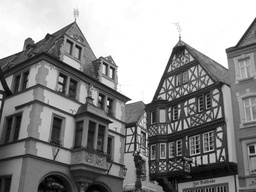
#> input picture Lab 1/houses.jpg, 256 x 192 px, shrunk from 1024 x 768 before the run
$ jupyter execute --allow-errors Main_Roux_20013052.ipynb
#> lines starting #> are read from the running program, lines starting #| are printed output that depends on the picture; after the words box and inside, x2 and y2 are one past the last pixel; in counts of white or black regions, pixels touching at a corner belong together
[cell 1]
# Notebook Code preparation

# Importing required libraries
from matplotlib import pyplot as plt
import numpy as np
import sklearn
import cv2

# import the images
houses = cv2.cvtColor(cv2.imread("houses.jpg"),cv2.COLOR_BGR2GRAY)
#> houses: shape (192, 256); min 0, max 255, mean 141.3
sudoku = cv2.cvtColor(cv2.imread("sudoku.jpg"),cv2.COLOR_BGR2GRAY)
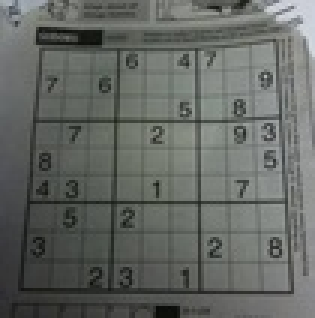
#> input picture Lab 1/sudoku.jpg, 105 x 106 px, shrunk from 419 x 423 before the run (shown 3 times larger)
#> sudoku: shape (106, 105); min 9, max 217, mean 101.9

# sometimes to avoid writing the same code twice I will be using an array of the images
img_arr = [houses, sudoku]
title_arr = ["houses", "sudoku"]

# check their shapes to ensure they are in black and white
print(houses.shape)
#| (192, 256)
print(sudoku.shape)
#| (106, 105)

# Display the images to get an idea of their original look
f, axarr = plt.subplots(1,2)

# Display the houses
axarr[0].imshow(houses, cmap = 'gray')
axarr[0].set_title("houses")

# Display the sudoku
axarr[1].imshow(sudoku, cmap = 'gray')
axarr[1].set_title("sudoku")
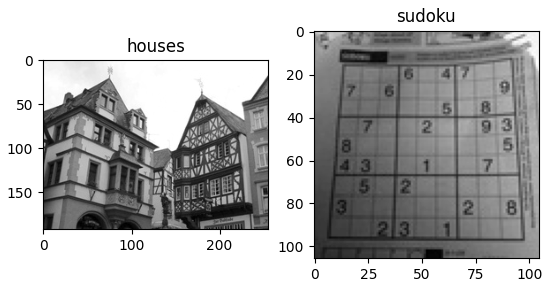
#> figure drawn by matplotlib, 2 panels

# 1.1 Global Binary Threshold

[cell 2]
# Create empty images based on the shapes of images in img_arr
global_bin_threshold_imgs = [np.zeros(img.shape, np.uint8) for img in img_arr]
#> global_bin_threshold_imgs = 2 items

# this loop iterates through images
for img_index in range(0,len(img_arr)):
    # this loops iterates through an image's rows
    for row_index in range(0, img_arr[img_index].shape[0]):
        # this loop iterates through the row's pixels
        for pixel in range(0, img_arr[img_index].shape[1]):
            if img_arr[img_index][row_index][pixel] > 127:
                global_bin_threshold_imgs[img_index][row_index][pixel] = 255
            else:
                global_bin_threshold_imgs[img_index][row_index][pixel] = 0
#> this loop made 2 passes

# plot results
_, axarr = plt.subplots(1,2)
for img, plot, title in zip(global_bin_threshold_imgs, axarr, title_arr):
    plot.imshow(img, cmap = 'gray')
    plot.set_title(title)
#> this loop made 2 passes
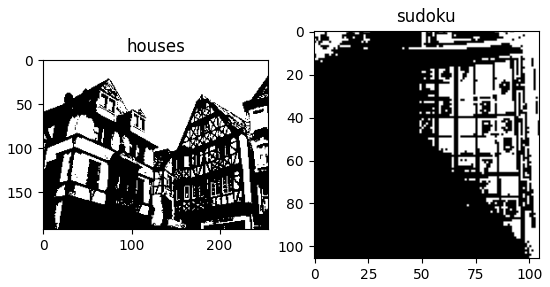
#> figure drawn by matplotlib, 2 panels

# 1.2 Global Binary Threshold, Trackbar Input
 I noticed that the trackbar is very laggy, please be patient when playing with it. Press any key to close and continue the execution of the notebook

[cell 3]
default_threshold = 127

# houses trackbar
houses_trackbar_thresh = np.zeros(houses.shape, np.uint8)
houses_window_name = "houses_window"
cv2.namedWindow(houses_window_name)

def on_trackbar_houses(val):
    # this loops iterates through an image's rows
#> called with val = 127
    for row_index in range(0, houses.shape[0]):
        # this loop iterates through the row's pixels
        for pixel in range(0, houses.shape[1]):
            if houses[row_index][pixel] > val:
                houses_trackbar_thresh[row_index][pixel] = 255
            else:
                houses_trackbar_thresh[row_index][pixel] = 0
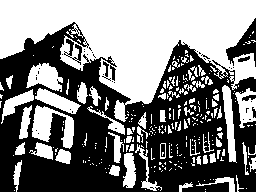
#> houses_trackbar_thresh: shape (192, 256); 49.9% white; 269 white regions (205 under 20 px), largest, box (x1, y1, x2, y2) and area: (0, 0, 256, 122) 15997, (32, 105, 74, 149) 912, (26, 63, 63, 92) 658
    # update the image
    cv2.imshow(houses_window_name, houses_trackbar_thresh)


cv2.createTrackbar("Threshhold", houses_window_name,default_threshold , 255,on_trackbar_houses)
on_trackbar_houses(default_threshold)

# sudoku trackbar
sudoku_trackbar_thresh = np.zeros(sudoku.shape, np.uint8)
sudoku_window_name = "sudoku_window"
cv2.namedWindow(sudoku_window_name)

def on_trackbar_sudoku(val):
    # this loops iterates through an image's rows
#> called with val = 127
    for row_index in range(0, sudoku.shape[0]):
        # this loop iterates through the row's pixels
        for pixel in range(0, sudoku.shape[1]):
            if sudoku[row_index][pixel] > val:
                sudoku_trackbar_thresh[row_index][pixel] = 255
            else:
                sudoku_trackbar_thresh[row_index][pixel] = 0
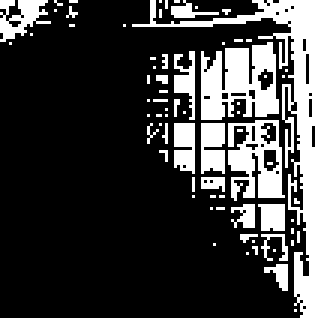
#> sudoku_trackbar_thresh: shape (106, 105) (shown 3 times larger); 22.3% white; 73 white regions (60 under 20 px), largest, box (x1, y1, x2, y2) and area: (44, 0, 105, 106) 865, (67, 14, 93, 40) 464, (76, 40, 95, 67) 305
    # update the image
    cv2.imshow(sudoku_window_name, sudoku_trackbar_thresh)


cv2.createTrackbar("Threshhold", sudoku_window_name,default_threshold , 255,on_trackbar_sudoku)
on_trackbar_sudoku(default_threshold)


cv2.waitKey(0)
cv2.destroyAllWindows()

# 2. Adaptive Threshold

# 2.1 Tiles

[cell 4]
# Tile sizes, feel free to add more when testing
tile_sizes = [25, 50, 100]

# Red color in RGB
color = (255, 0, 0)

# Line thickness of 2 px
thickness = 2

for tile_size in tile_sizes:
    # Create empty images based on the shapes of images in img_arr
    img_arr_tiles = [cv2.cvtColor(img,cv2.COLOR_GRAY2RGB) for img in img_arr]

    # this loop iterates through images
    for img_index in range(0,len(img_arr)):
        column_start_value = 0
        while column_start_value < img_arr_tiles[img_index].shape[1]:

            # compute the vertical end value
            column_end_value = column_start_value + tile_size

            # reset/initiate the horizontal start value
            row_start_value = 0

            while row_start_value < img_arr_tiles[img_index].shape[0]:

                # compute the horizontal end value
                row_end_value = row_start_value + tile_size

                # draw the rectangle
                cv2.rectangle(img_arr_tiles[img_index], (column_start_value, row_start_value), (column_end_value, row_end_value), color, thickness)

                # update horizontal starting values
                row_start_value = row_end_value

            # update vertical starting values
            column_start_value = column_end_value


    # Plot results
    f, axarr = plt.subplots(1,2, constrained_layout=True)
    f.suptitle("Tile size: " + str(tile_size))
    for img, plot, title in zip(img_arr_tiles, axarr, title_arr):
        plot.imshow(img)
        plot.set_title(title)
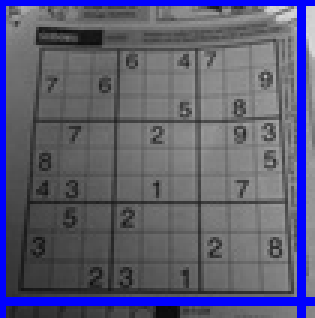
#> img: shape (106, 105, 3) (shown 3 times larger); mean B, G, R 115.4, 91.8, 91.8
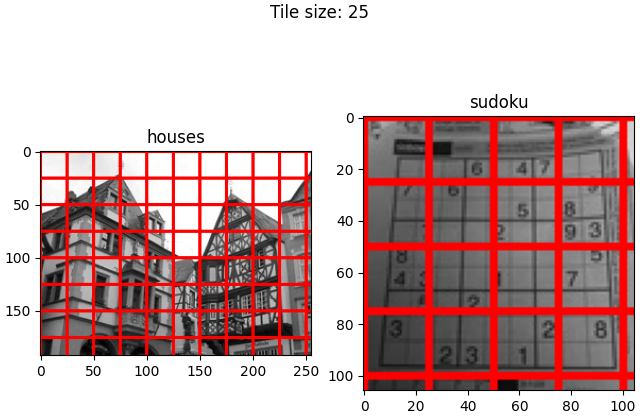
#> figure drawn by matplotlib, 2 panels; B, G, R data is drawn as R, G, B
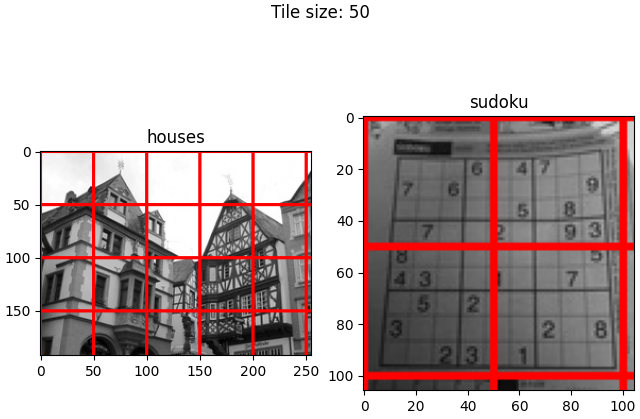
#> figure drawn by matplotlib, 2 panels; B, G, R data is drawn as R, G, B
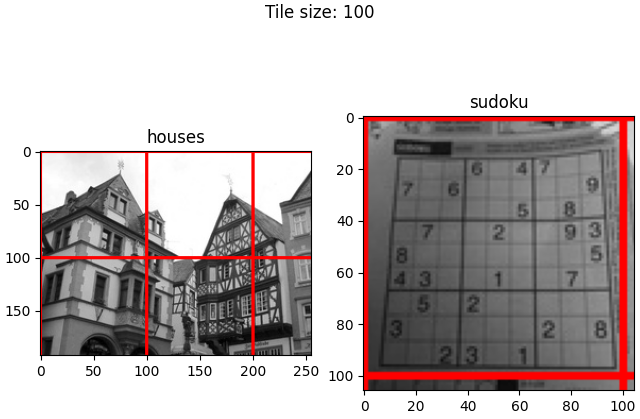
#> figure drawn by matplotlib, 2 panels; B, G, R data is drawn as R, G, B

## 2.2 Otsu Threshold
This process takes some time, you can/change the tile sizes values below if you want to play with it please be aware that a smaller tile size will drastically decrease performance size 40 has been the best looking one for me so far, but that took like 15 minutes to run.
I also noticed that choosing min and max values for thresholds would let us avoid strang blaack regions in the sky for houses.
However I did not add those since it is not what was asked in the questions.

[cell 5]
# modify the array here to test out different tile sizes
tile_sizes = [150]

bins = [i for i in range(0,255)]

def get_variance(bin_val_arr, hist_val_arr):

    # if the sum of values in the histograms is 0 the mean and variance are 0
    hist_val_arr_sum = sum(hist_val_arr)
    if hist_val_arr_sum == 0:
        return 0

    mean = sum([bin_val * hist_val for bin_val, hist_val in zip(bin_val_arr, hist_val_arr)]) / hist_val_arr_sum
    variance = sum([(bin_val - mean) ** 2 * hist_val for bin_val, hist_val in zip(bin_val_arr, hist_val_arr)]) / hist_val_arr_sum

    return variance

def get_mean(bin_val_arr, hist_val_arr):
    # if the sum of values in the histograms is 0 the mean is 0
    hist_val_arr_sum = sum(hist_val_arr)
    if hist_val_arr_sum == 0:
        return 0

    return sum([bin_val * hist_val for bin_val, hist_val in zip(bin_val_arr, hist_val_arr)]) / hist_val_arr_sum

def within_class_variance(threshold, histogram, total_pixel_number) -> float:
    b_weight = sum(histogram[:threshold]) / total_pixel_number
    f_weight = sum(histogram[threshold:]) / total_pixel_number

    b_variance = get_variance(bins[:threshold], histogram[:threshold])
    f_variance = get_variance(bins[threshold:], histogram[threshold:])

    # return the within class value
    return b_variance * b_weight + f_variance * f_weight

def between_class_variance(threshold, histogram, total_pixel_number) -> float:
    b_weight = sum(histogram[:threshold]) / total_pixel_number
    f_weight = sum(histogram[threshold:]) / total_pixel_number

    b_mean = get_mean(bins[:threshold], histogram[:threshold])
    f_mean = get_mean(bins[threshold:], histogram[threshold:])
    return b_weight * f_weight * (b_mean - f_mean) ** 2

def otsu_threshold(img) -> int:
    total_pixel_number = img.shape[0] * img.shape[1]

    # get histogram
    bins = [i for i in range(0,255)]
    hist, bins = np.histogram(img, bins=bins)

    # get between class variance and within class variance
    between_class_variances = [between_class_variance(threshold, hist, total_pixel_number) for threshold in range(0,255)]
    within_class_variances = [within_class_variance(threshold, hist, total_pixel_number) for threshold in range(0,255)]

    # calculate threshold with within_class_variances (because it is faster to compute)
    threshold = between_class_variances.index(max(between_class_variances))

    # if I were to compute threshold with within_class_variances I would do:
    # threshold = within_class_variances.index(min(within_class_variances))

    return threshold

def apply_threshold(threshold, value):
    if value > threshold:
        return 255
    return 0

for tile_size in tile_sizes:
    # Create empty images based on the shapes of images in img_arr
    img_arr_tiles = [np.zeros(img.shape, np.uint8) for img in img_arr]

    # this loop iterates through images
    for img_index in range(0,len(img_arr)):
        column_start_value = 0
        while column_start_value < img_arr_tiles[img_index].shape[1]:

            # compute the vertical end value
            column_end_value = column_start_value + tile_size
            if column_end_value > img_arr_tiles[img_index].shape[1]:
                    column_end_value = img_arr_tiles[img_index].shape[1]

            # reset/initiate the horizontal start value
            row_start_value = 0

            while row_start_value < img_arr_tiles[img_index].shape[0]:

                # compute the horizontal end value
                row_end_value = row_start_value + tile_size

                if row_end_value > img_arr_tiles[img_index].shape[0]:
                    row_end_value = img_arr_tiles[img_index].shape[0]

                # get the otsu threshold
                threshold = otsu_threshold(img_arr[img_index][row_start_value:row_end_value,column_start_value:column_end_value])

                # add the thresholded section:
                # in here we select a section of the image: [row_start_value:row_end_value,column_start_value:column_end_value], and we generate its thresholded value using the apply_threshold,
                # then, it gets replaced.
                img_arr_tiles[img_index][row_start_value:row_end_value,column_start_value:column_end_value] = [[apply_threshold(threshold, value) for value in row] for row in img_arr[img_index][row_start_value:row_end_value,column_start_value:column_end_value]]

                # update horizontal starting values
                row_start_value = row_end_value

            # update vertical starting values
            column_start_value = column_end_value

    # Plot  results
    f, axarr = plt.subplots(1,2, constrained_layout=True)
    f.suptitle("Tile size: " + str(tile_size))
    for img, plot, title in zip(img_arr_tiles, axarr, title_arr):
        plot.imshow(img, cmap = 'gray')
        plot.set_title(title)
#> this loop made 1 pass
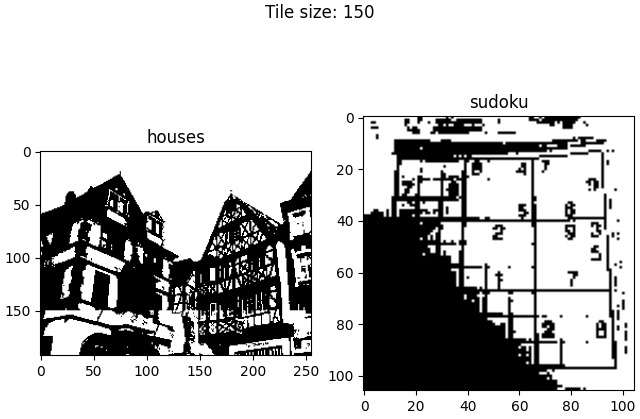
#> figure drawn by matplotlib, 2 panels
